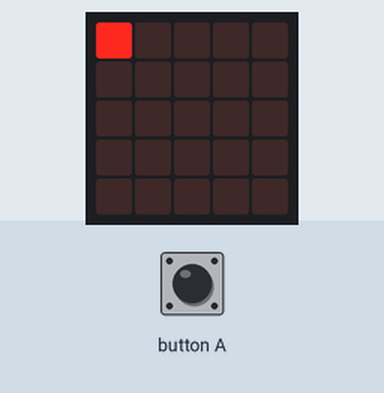
Bench run of a program on a simulated BBC micro:bit (MakeCode). Parts: the board's 5×5 LED display. Inputs (shaded band) come from the test bench.

Above: at 1.2 s.
1.3 s: button A pressed for 0.15 s
At 1.5 s:
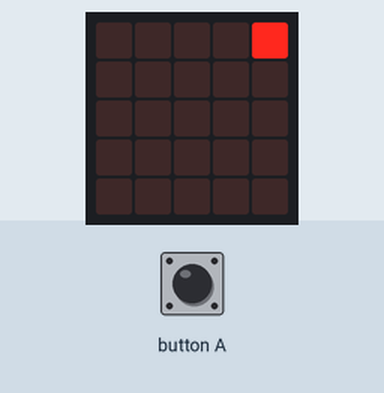
Timing chart, 0 to 4.3 s (numbered marks = the images above; inputs shaded):
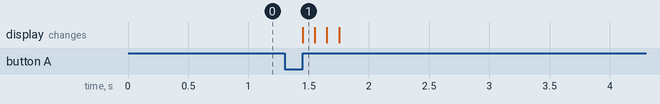

Measured:
- after the input at 1.3 s, the display: changes after 0.15 s (image 1)

The program:

main.ts
```typescript
input.onButtonPressed(Button.A, function on_button_pressed_a() {
    for (let index = 0; index < 4; index++) {
        sprite.move(4)
        sprite.turn(Direction.Right, 90)
        basic.pause(100)
    }
})
let sprite : game.LedSprite = null
sprite = game.createSprite(0, 0)
```

test.ts
```typescript
// 在這裡測試；當此封包作為擴充功能時，將不會編譯此內容。
```
